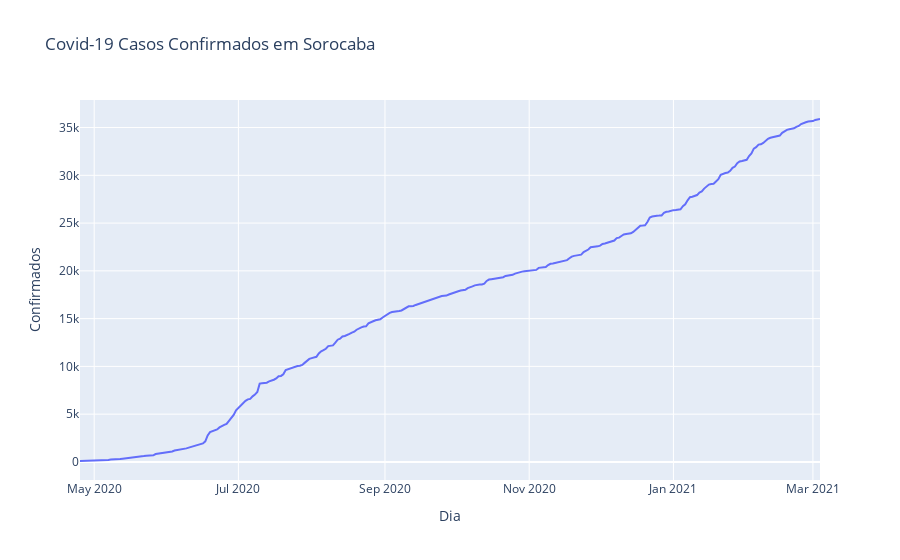

Source (notebook cell):
### Code cell
fig = px.line(dataf, x = 'Dia', y = 'Confirmados', title='Covid-19 Casos Confirmados em Sorocaba')


fig.show()

### Figure 1 — Plotly figure (JSON) as saved in the notebook; plotly's stock layout.template omitted (floating-point values rounded to 4 significant figures; data arrays with more than 128 entries replaced by an {"elided": "..."} marker saying what was removed)
{"data": [{"hovertemplate": "Dia=%{x}<br>Confirmados=%{y}<extra></extra>", "legendgroup": "", "line": {"color": "#636efa", "dash": "solid"}, "mode": "lines", "name": "", "orientation": "v", "showlegend": false, "type": "scatter", "x": {"elided": "300 str values"}, "xaxis": "x", "y": {"elided": "300 int values"}, "yaxis": "y"}], "layout": {"legend": {"tracegroupgap": 0}, "title": {"text": "Covid-19 Casos Confirmados em Sorocaba"}, "xaxis": {"anchor": "y", "domain": [0, 1], "title": {"text": "Dia"}}, "yaxis": {"anchor": "x", "domain": [0, 1], "title": {"text": "Confirmados"}}}}
